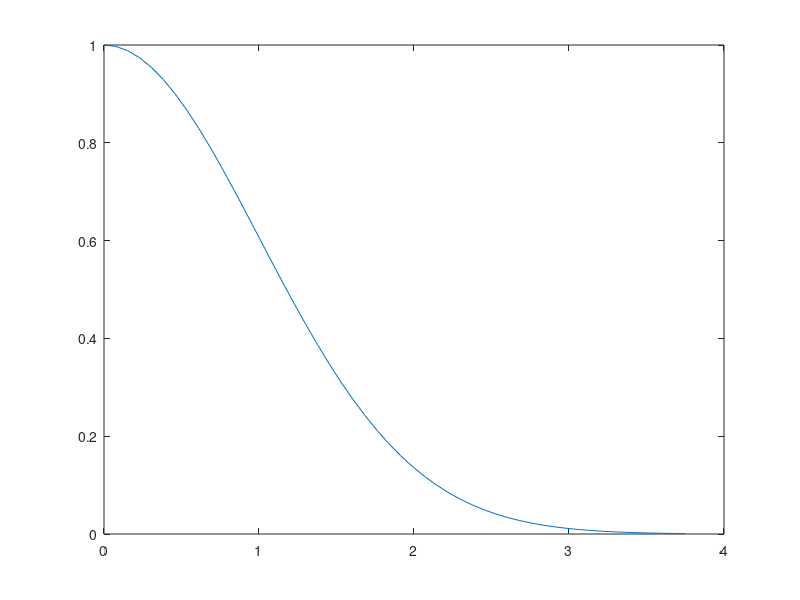

Write MATLAB code to recreate this figure.
fvdp = @(t,y) [y(2); (t^2-0.98)*y(1)];
lin=linspace(0,3.75,50);
[t,y] = ode45 (fvdp, lin, [1,0]);
plot(t,y(:,1));

ty=[t,y(:,1)];
save tailFlipUP.tex ty

fvdp = @(t,y) [y(2); (t^2-1.02)*y(1)];
lin=linspace(0,3.75,50);
[t,y] = ode45 (fvdp, lin, [1,0]);
plot(t,y(:,1));

ty=[t,y(:,1)];
save tailFlipDn.tex ty

fvdp = @(t,y) [y(2); (t^2-1)*y(1)];
lin=linspace(0,3.75,50);
[t,y] = ode45 (fvdp, lin, [1,0]);
plot(t,y(:,1));

ty=[t,y(:,1)];
save tailFlipNone.tex ty
